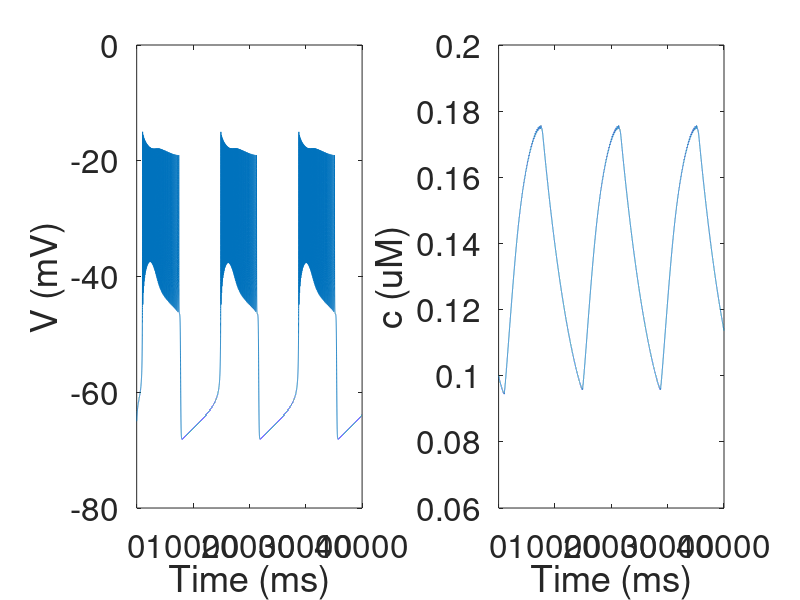

This chart was generated by the following MATLAB code:
% NSCM005 CA2 - the Chay-Keizer model of plateau bursting in endocrine
% cells

% Define parameters
DT = 0.9; % time step, [ms]
T_MAX = 40000; % max time, [ms]

g_Ca = 1000; % maximum conductance of Ca channel [pS]
g_KCa = 400; % maximum conductance of K(Ca) channel [pS]
g_K = 2700; % maximum conductance of K channel [pS]
g_KATP = 180; % maximum conductance of K(ATP) channel [pS]
V_Ca = 25; % [mV]
V_K = -75; % [mV]
C_m = 5300; % [fF]
tau_n = 18.7; % [ms]
alpha = 9e-6; % [fA^-1 uM ms^-1]
f = 0.00025; % [-]    % 3 different values
k_PMCA = 0.5; % [ms^-1]
K_d = 0.3; % [uM]
v_n = -12; % [mV]
v_m = -20; % [mV]
s_n = 5; % [mV]
s_m = 12; % [mV]

% Declare/allocate variables
num_steps = round(T_MAX/DT); % number of time steps [-]

V = zeros(num_steps, 1);
n = zeros(num_steps, 1);
c = zeros(num_steps, 1);
I_K = zeros(num_steps, 1);
I_KATP = zeros(num_steps, 1);
I_Ca = zeros(num_steps, 1);
I_KCa = zeros(num_steps, 1);


% Initial conditions
V(1) = -65;
n(1) = 0.0;
c(1) = 0.1;
I_K(1) = 0;
I_KATP(1) = 0;
I_Ca(1) = 0;
I_KCa(1) = 0;
v_n = -12;

% Main Loop
for i = 2:num_steps
    
    % calculate activation functions
    m_inf = ( 1+exp((v_m-V(i-1))/s_m) )^-1;
    n_inf = ( 1+exp((v_n-V(i-1))/s_n) )^-1;
    s_inf = c(i-1)^3/(c(i-1)^3+K_d^3);
    
    % calculate currents
    I_K(i) = g_K*n(i-1)*(V(i-1)-V_K);
    I_KATP(i) = g_KATP*(V(i-1)-V_K);
    I_Ca(i) = g_Ca*m_inf*(V(i-1)-V_Ca);
    I_KCa(i) = g_KCa*s_inf*(V(i-1)-V_K);
    
    % calculate variable changes
    DV = -1/C_m*(I_Ca(i)+I_K(i)+I_KCa(i)+I_KATP(i))*DT;
    Dn = 1/tau_n*(n_inf-n(i-1))*DT;
    Dc = -f*(alpha*I_Ca(i)+k_PMCA*c(i-1))*DT;
    
    % update values
    V(i) = V(i-1)+DV;
    n(i) = n(i-1)+Dn;
    c(i) = c(i-1)+Dc;
end



% Plotting
t = 0:DT:(num_steps-1)*DT;

subplot(1,2,1);
plot(t,V);
set(gca,'FontSize',24);
xlabel('Time (ms)');
ylabel('V (mV)');
ylim([-80 0]);

subplot(1,2,2);
plot(t,c);
set(gca,'FontSize',24);
xlabel('Time (ms)');
ylabel('c (uM)');
ylim([0.06 0.2]);



